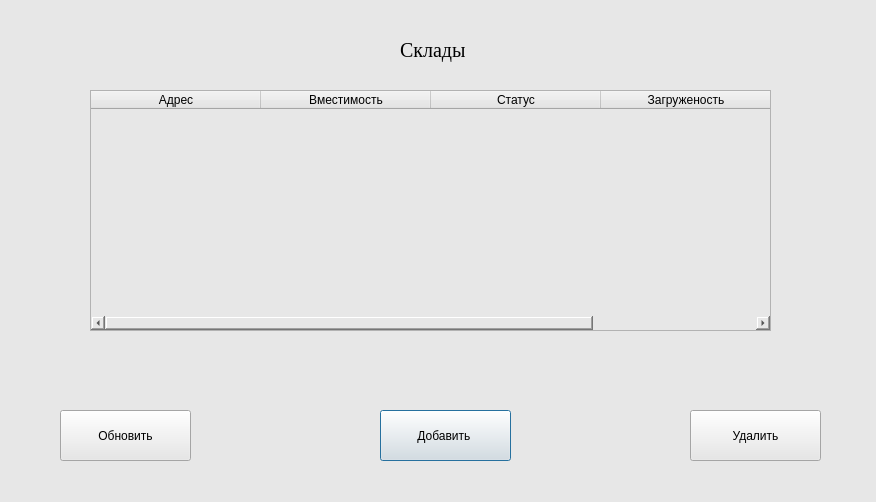
<?xml version="1.0" encoding="UTF-8"?>
<ui version="4.0">
 <class>Dialog</class>
 <widget class="QDialog" name="Dialog">
  <property name="geometry">
   <rect>
    <x>0</x>
    <y>0</y>
    <width>876</width>
    <height>502</height>
   </rect>
  </property>
  <property name="minimumSize">
   <size>
    <width>876</width>
    <height>502</height>
   </size>
  </property>
  <property name="maximumSize">
   <size>
    <width>876</width>
    <height>502</height>
   </size>
  </property>
  <property name="windowTitle">
   <string>Склады</string>
  </property>
  <property name="styleSheet">
   <string notr="true">background-color: rgb(231, 231, 231);</string>
  </property>
  <widget class="QLabel" name="label">
   <property name="geometry">
    <rect>
     <x>400</x>
     <y>0</y>
     <width>91</width>
     <height>101</height>
    </rect>
   </property>
   <property name="font">
    <font>
     <family>Times New Roman</family>
     <pointsize>15</pointsize>
     <weight>50</weight>
     <bold>false</bold>
    </font>
   </property>
   <property name="text">
    <string>Склады</string>
   </property>
  </widget>
  <widget class="QTableWidget" name="tableWidget">
   <property name="geometry">
    <rect>
     <x>90</x>
     <y>90</y>
     <width>681</width>
     <height>241</height>
    </rect>
   </property>
   <attribute name="horizontalHeaderDefaultSectionSize">
    <number>170</number>
   </attribute>
   <column>
    <property name="text">
     <string>Адрес</string>
    </property>
   </column>
   <column>
    <property name="text">
     <string>Вместимость</string>
    </property>
   </column>
   <column>
    <property name="text">
     <string>Статус</string>
    </property>
   </column>
   <column>
    <property name="text">
     <string>Загруженость</string>
    </property>
   </column>
  </widget>
  <widget class="QPushButton" name="btn_add_stocks">
   <property name="geometry">
    <rect>
     <x>380</x>
     <y>410</y>
     <width>131</width>
     <height>51</height>
    </rect>
   </property>
   <property name="text">
    <string>Добавить </string>
   </property>
  </widget>
  <widget class="QPushButton" name="btn_del_stocks">
   <property name="geometry">
    <rect>
     <x>690</x>
     <y>410</y>
     <width>131</width>
     <height>51</height>
    </rect>
   </property>
   <property name="text">
    <string>Удалить</string>
   </property>
  </widget>
  <widget class="QPushButton" name="btn_update_stocks">
   <property name="geometry">
    <rect>
     <x>60</x>
     <y>410</y>
     <width>131</width>
     <height>51</height>
    </rect>
   </property>
   <property name="text">
    <string>Обновить</string>
   </property>
  </widget>
 </widget>
 <resources/>
 <connections/>
</ui>
